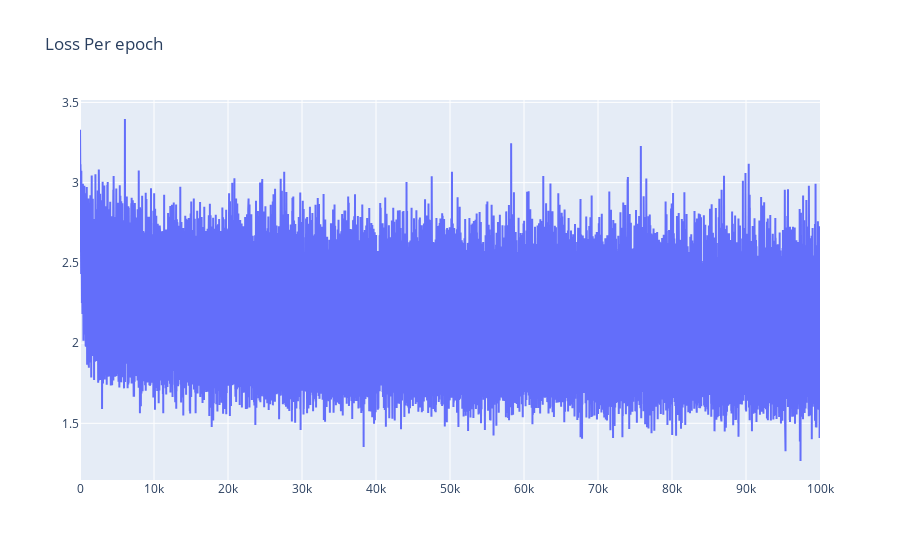

The cell this chart's notebook holds for it:
### Code cell
fig = go.Figure()

fig.add_trace(go.Scatter(y  = lossi_copy, name = "Loss"))
fig.update_layout(title = 'Loss Per epoch')

### Figure 1 — Plotly figure (JSON) as saved in the notebook; plotly's stock layout.template omitted (floating-point values rounded to 4 significant figures; data arrays with more than 128 entries replaced by an {"elided": "..."} marker saying what was removed)
{"data": [{"name": "Loss", "type": "scatter", "y": {"elided": "100000 float values"}}], "layout": {"title": {"text": "Loss Per epoch"}}}
